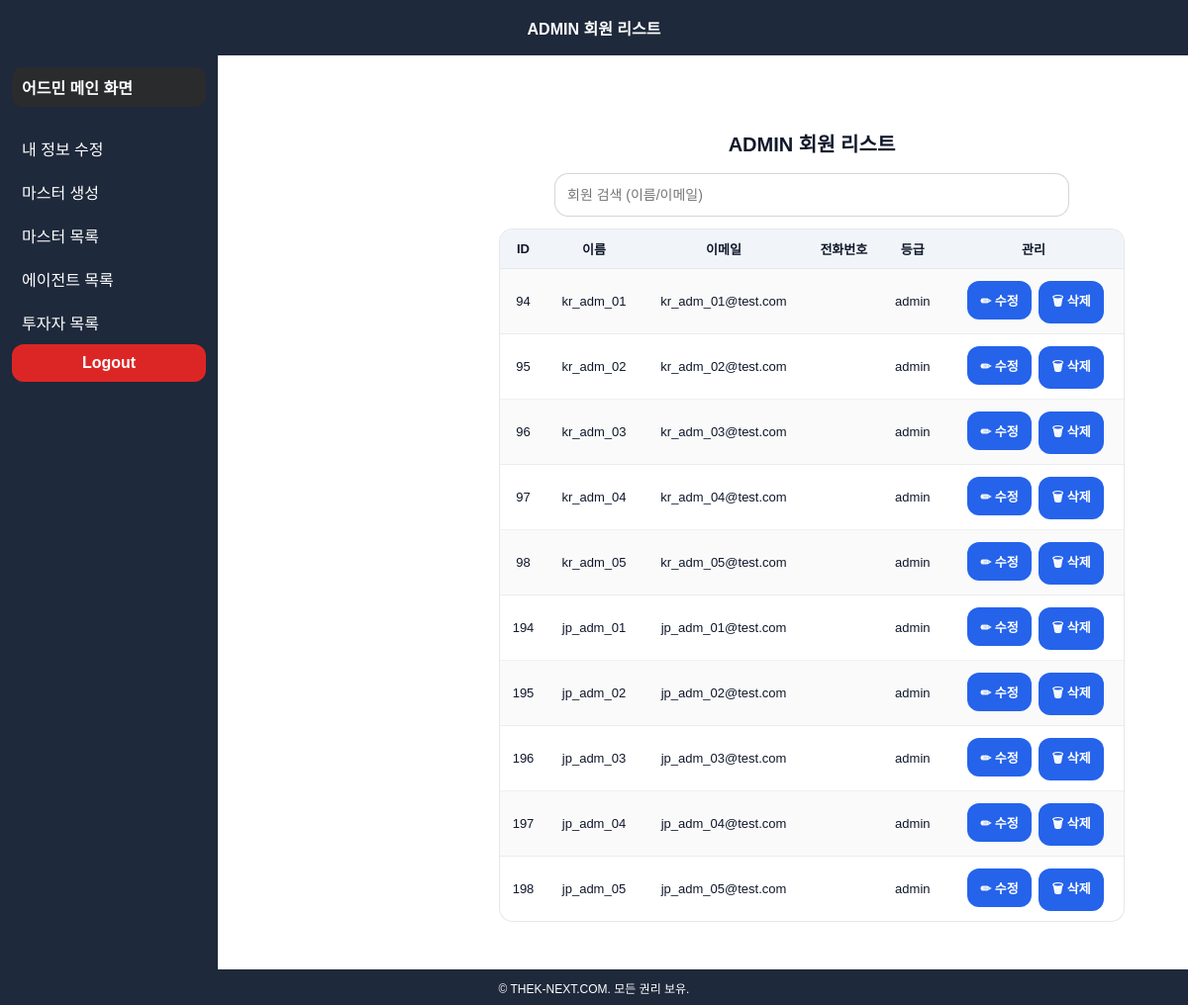
The page /admin_list.php (signed in) on the database its author committed.
### tables this page shows
CREATE TABLE `users` (
  `id` int NOT NULL,
  `name` varchar(20) DEFAULT NULL,
  `username` varchar(50) NOT NULL,
  `email` varchar(100) NOT NULL,
  `country` varchar(100) DEFAULT NULL,
  `role` varchar(50) NOT NULL,
  `password_hash` varchar(255) NOT NULL,
  `created_at` timestamp NULL DEFAULT CURRENT_TIMESTAMP,
  `last_login` timestamp NULL DEFAULT NULL,
  `phone` varchar(20) DEFAULT NULL,
  `referral_code` varchar(50) NOT NULL,
  `referrer_id` int DEFAULT NULL COMMENT '추천인 사용자 ID',
  `sponsor_id` int DEFAULT NULL
);

### admin_list.php (called while the page is built, shortened)
<?php
include 'db_connect.php';
$sql = "SELECT id, username, email, role, phone FROM users WHERE role='admin'";
$result = mysqli_query($conn, $sql);
if ($_SERVER["REQUEST_METHOD"] === "GET") {
    include "layout.php";
}

### admin_list_content.php (the view, shortened to what this page needs)
<section class="content-area">
    <h2 style="text-align:center;">ADMIN 회원 리스트</h2>
    <div class="search-box">
        <input type="text" id="searchInput" placeholder="회원 검색 (이름/이메일)">
    </div>
    <table id="memberTable">
        <tr>
            <th>ID</th>
            <th>이름</th>
            <th>이메일</th>
            <th>전화번호</th>
            <th>등급</th>
            <th>관리</th>
        </tr>
        <?php if (mysqli_num_rows($result) > 0): ?>
            <?php while($row = mysqli_fetch_assoc($result)): ?>
                <tr>
                    <td data-label="ID"><?= $row['id'] ?></td>
                    <td data-label="이름"><?= $row['username'] ?></td>
                    <td data-label="이메일"><?= $row['email'] ?></td>
                    <td data-label="전화번호"><?= $row['phone'] ?></td>
                    <td data-label="등급"><?= $row['role'] ?></td>
                    <td data-label="관리">
                        <div class="button-group">
                            <a class="button edit"
                               href="edit_member.php?id=<?= $row['id'] ?>&redirect=admin_list.php">
                               ✏ 수정
                            </a>
                            <a class="btn delete"
                               href="delete_member.php?id=<?= $row['id'] ?>&return=<?= urlencode($_SERVER['REQUEST_URI']) ?>"
                               onclick="return confirm('정말 삭제하시겠습니까?');">
                               🗑 삭제
                            </a>
                        </div>
                    </td>
                </tr>
            <?php endwhile; ?>
        <?php else: ?>
            <tr><td colspan="6">ADMIN 회원이 없습니다.</td></tr>
        <?php endif; ?>
    </table>
</section>

### css/base.css (style rules this page uses)
* { box-sizing:border-box; }
html,body { height:100%; }
body { margin:0;font-family:Arial,sans-serif;background:#f4f4f4;color:#0f172a; }
:root { --header-h:56px;--footer-h:36px;--sidebar-w:220px; --bg:#1e293b;--bg2:#2a2b2d; --card:#ffffff;--muted:#64748b;--border:rgba(15,23,42,0.10); --primary:#2563eb;--danger:#dc2626;--success:#0f766e; }
a { color:inherit; }

### css/layout.css (style rules this page uses)
body { padding-top:var(--header-h);padding-bottom:var(--footer-h); }
.content-area { margin-left:var(--sidebar-w); background:#fff; padding:32px; min-height:calc(100vh - var(--header-h) - var(--footer-h)); }

### css/components.css (style rules this page uses)
.btn,.button,button { font:inherit; }
.btn,.button { display:inline-flex;align-items:center;justify-content:center;gap:6px;padding:9px 12px;border-radius:12px;border:1px solid transparent;text-decoration:none;font-weight:900;cursor:pointer;user-select:none; }
.btn { background:var(--primary);color:#fff; }
.button.edit { background:var(--primary);color:#fff;border-color:transparent; }

### css/tables.css (style rules this page uses)
table { width:100%;border-collapse:separate;border-spacing:0;background:#fff;border:1px solid var(--border);border-radius:14px;overflow:hidden;margin:12px 0 20px; }
th,td { padding:10px 10px;border-bottom:1px solid rgba(15,23,42,0.06);font-size:13px;text-align:center;white-space:nowrap; }
th { background:#f1f5f9;font-weight:900; }
tr:nth-child(even) td { background:#fafafa; }
tr:last-child td { border-bottom:none; }
.search-box { max-width:520px;margin:0 auto 12px; }
#searchInput { width:100%;height:44px;padding:10px 12px;border-radius:14px;border:1px solid rgba(15,23,42,0.18);font-size:14px; }

### css/forms.css (style rules this page uses)
input,select,textarea { width:100%; min-height:44px; padding:10px 12px; border-radius:12px; border:1px solid rgba(15,23,42,0.18); font-size:14px; background:#fff; }

### css/pages/gm_list.css (style rules this page uses)
.content-area h2 { font-size:20px;font-weight:900;margin:10px 0 16px;text-align:center; }
td .button { margin:2px 4px; }

### rows shown on the page
users: id "94", username "kr_adm_01", email "kr_adm_01@test.com", role "admin"
users: id "95", username "kr_adm_02", email "kr_adm_02@test.com", role "admin"
users: id "96", username "kr_adm_03", email "kr_adm_03@test.com", role "admin"
users: id "97", username "kr_adm_04", email "kr_adm_04@test.com", role "admin"
users: id "98", username "kr_adm_05", email "kr_adm_05@test.com", role "admin"
users: id "194", username "jp_adm_01", email "jp_adm_01@test.com", role "admin"
users: id "195", username "jp_adm_02", email "jp_adm_02@test.com", role "admin"
users: id "196", username "jp_adm_03", email "jp_adm_03@test.com", role "admin"
users: id "197", username "jp_adm_04", email "jp_adm_04@test.com", role "admin"
users: id "198", username "jp_adm_05", email "jp_adm_05@test.com", role "admin"

### other values the page prints
$page_title "ADMIN 회원 리스트"
